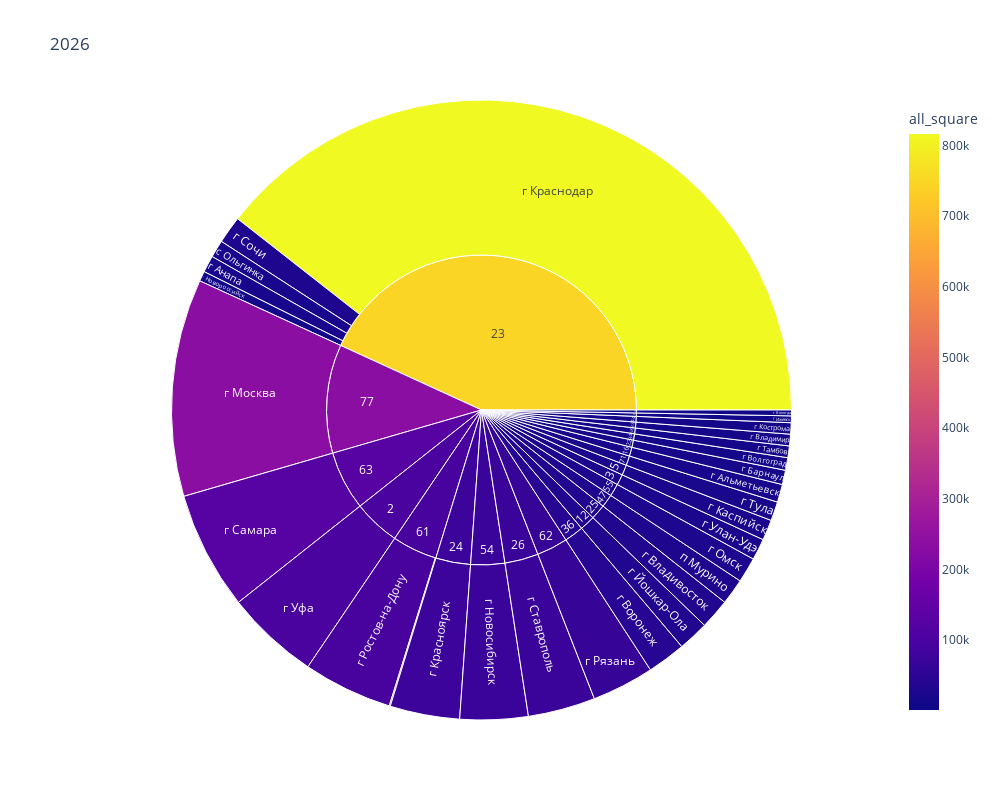

Source (notebook cell):
### Code cell
# Строим диаграмму sunburst ввода жилья в эксплуатацию по регионам и городам по выбранному году (подаем на вход)
visual.Make_region_city_square(2026)
